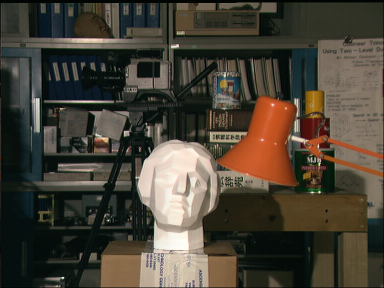
#> input picture tsucuba_left.png, 384 x 288 px
$ python depth.py
#> lines starting #> are read from the running program, lines starting #| are printed output that depends on the picture
import numpy as np
import cv2

imgL = cv2.imread('tsucuba_left.png',0)
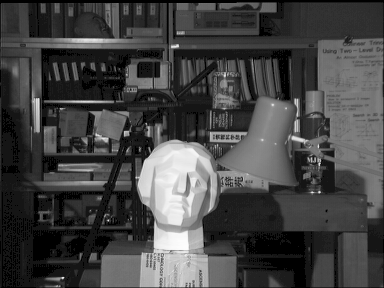
#> imgL: shape (288, 384); min 0, max 253, mean 68.4
imgR = cv2.imread('tsucuba_right.png',0)
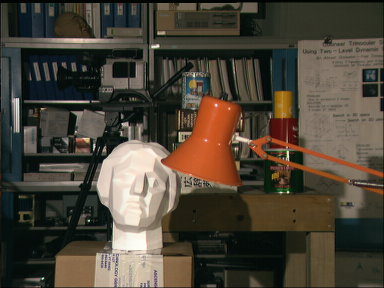
#> input picture tsucuba_right.png, 384 x 288 px
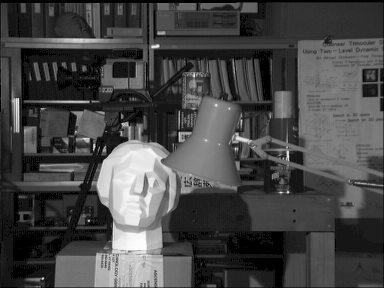
#> imgR: shape (288, 384); min 0, max 253, mean 70.3

#stereo = cv2.StereoBM(cv2.STEREO_BM_BASIC_PRESET, ndisparities=16, SADWindowSize=15)

window_size = 3
min_disp = 16
num_disp = 112-min_disp
#> (the run stopped early here; a loop or call above may not have finished)
